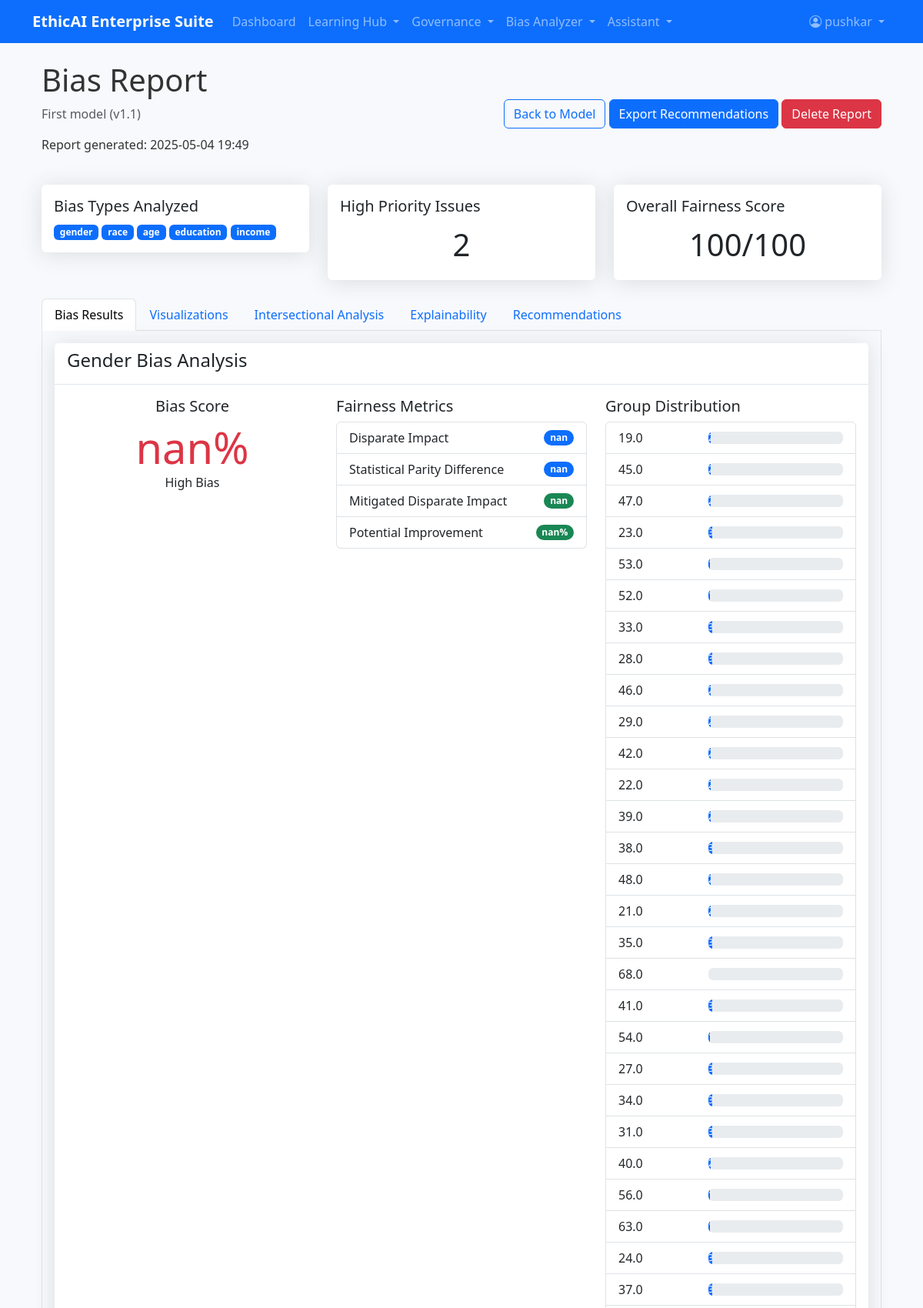
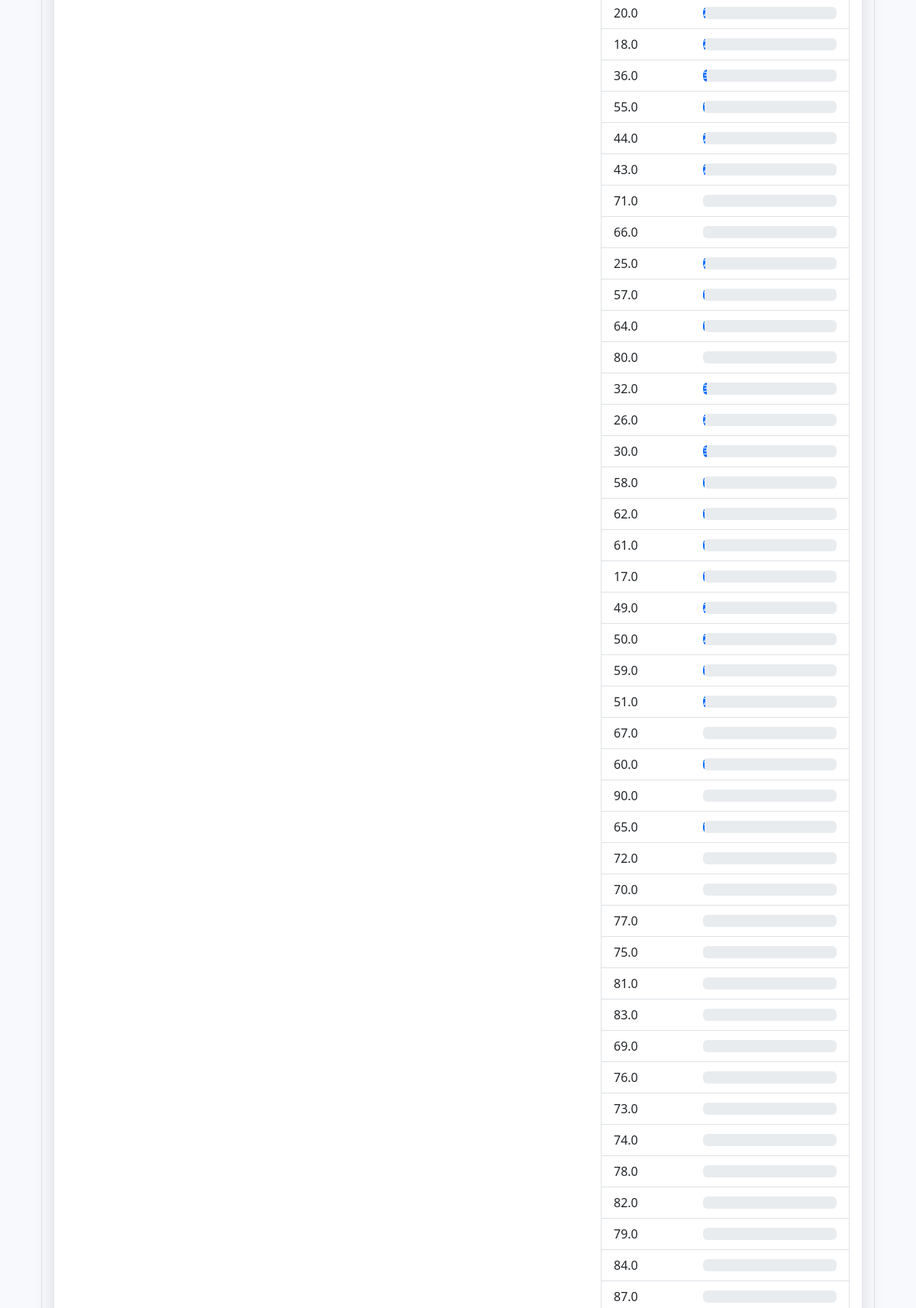
The app's page /bias_analyzer/report/12 (signed in, upper part) with its own data (2 pictures, top to bottom).
### app/models.py (models this page shows, shortened)
class User(UserMixin, db.Model):
    id = db.Column(db.Integer, primary_key=True)
    username = db.Column(db.String(64), index=True, unique=True)
    email = db.Column(db.String(120), index=True, unique=True)
    password_hash = db.Column(db.String(128))
    role = db.Column(db.String(20), default=ROLES['USER'])
    is_active = db.Column(db.Boolean, default=True)
    created_at = db.Column(db.DateTime, default=datetime.utcnow)
    certificates = db.relationship('Certificate', backref='user', lazy='dynamic')
    ai_models = db.relationship('AIModel', backref='owner', lazy='dynamic')
    assessments = db.relationship('Assessment', backref='user', lazy='dynamic')
    assistant_interactions = db.relationship('AssistantInteraction', backref='user', lazy='dynamic')

class AIModel(db.Model):
    id = db.Column(db.Integer, primary_key=True)
    name = db.Column(db.String(128), index=True)
    version = db.Column(db.String(64))
    description = db.Column(db.Text)
    model_type = db.Column(db.String(64))  # classification, regression, nlp, etc.
    risk_level = db.Column(db.String(20))  # low, medium, high
    file_path = db.Column(db.String(256), nullable=True)
    api_endpoint = db.Column(db.String(256), nullable=True)
    created_at = db.Column(db.DateTime, default=datetime.utcnow)
    updated_at = db.Column(db.DateTime, default=datetime.utcnow, onupdate=datetime.utcnow)
    owner_id = db.Column(db.Integer, db.ForeignKey('user.id'))
    team_id = db.Column(db.Integer, db.ForeignKey('team.id'), nullable=True)
    audit_logs = db.relationship('AuditLog', backref='ai_model', lazy='dynamic')
    bias_reports = db.relationship('BiasReport', backref='ai_model', lazy='dynamic')
    compliance_statuses = db.relationship('ComplianceStatus', backref='ai_model', lazy='dynamic')

class BiasReport(db.Model):
    id = db.Column(db.Integer, primary_key=True)
    report_type = db.Column(db.String(64))  # gender, age, race, etc.
    results = db.Column(db.JSON, default=lambda: "{}")
    visualizations = db.Column(db.JSON, default=lambda: "{}")  # Store chart data for visualizations
    explainability = db.Column(db.JSON, default=lambda: "{}")  # Store SHAP/LIME output images as base64
    created_at = db.Column(db.DateTime, default=datetime.utcnow)
    ai_model_id = db.Column(db.Integer, db.ForeignKey('ai_model.id'))
    recommendations = db.relationship('BiasRecommendation', backref='report', lazy='dynamic')

### app/modules/bias_analyzer/routes.py (the view, shortened to what this page needs)
@bp.route('/report/<int:report_id>')
@login_required
def view_report(report_id):
    try:
        report = BiasReport.query.get_or_404(report_id)
        model = AIModel.query.get_or_404(report.ai_model_id)
    except Exception as e:
        print(f"Database error: {e}")
        flash("An error occurred while processing your request. Please try again later.", "error")
        return redirect(url_for('main.index'))
    try:
        recommendations = BiasRecommendation.query.filter_by(report_id=report_id).all()
    except Exception as e:
        print(f"Database error: {e}")
        flash("An error occurred while processing your request. Please try again later.", "error")
        return redirect(url_for('main.index'))
    return render_template(
        'bias_analyzer/view_report.html',
        title='Bias Report',
        report=report,
        model=model,
        recommendations=recommendations,
        datetime=datetime,
        now=datetime.now()
    )

### app/models.py (called while the page is built)
@login_manager.user_loader
def load_user(id):
    return User.query.get(int(id))

### app/templates/bias_analyzer/view_report.html (shortened to what this page needs)
{% extends "base.html" %}
{% block content %}
<div class="container mt-4">
    <div class="d-flex justify-content-between align-items-center mb-4">
        <div>
            <h1>{{ title }}</h1>
            <p class="text-muted">{{ model.name }} (v{{ model.version }})</p>
            <p>Report generated: {{ report.created_at.strftime('%Y-%m-%d %H:%M') }}</p>
        </div>
        <div>
            <a href="{{ url_for('bias_analyzer.view_model', model_id=model.id) }}" class="btn btn-outline-primary">
                 Back to Model
            </a>
            <button class="btn btn-primary" onclick="exportRecommendations({{ report.id }})">
                 Export Recommendations
            </button>
            <form method="post" action="{{ url_for('bias_analyzer.delete_report', report_id=report.id) }}" class="d-inline">
                <button type="submit" class="btn btn-danger" onclick="return confirm('Are you sure you want to delete this report?')">
                     Delete Report
                </button>
            </form>
        </div>
    </div>
    <div class="row mb-4">
        <div class="col-md-4">
            <div class="card">
                <div class="card-body">
                    <h5 class="card-title">Bias Types Analyzed</h5>
                    <p class="card-text">
                        {% for bias_type in report.report_type.split(',') %}
                            <span class="badge bg-primary">{{ bias_type }}</span>
                        {% endfor %}
                    </p>
                </div>
            </div>
        </div>
        <div class="col-md-4">
            <div class="card">
                <div class="card-body">
                    <h5 class="card-title">High Priority Issues</h5>
                    <p class="card-text fs-1 text-center">
                        {{ recommendations|selectattr('priority', 'eq', 'high')|list|length }}
                    </p>
                </div>
            </div>
        </div>
        <div class="col-md-4">
            <div class="card">
                <div class="card-body">
                    <h5 class="card-title">Overall Fairness Score</h5>
                    <p class="card-text fs-1 text-center">
                        {% set total_bias = 0 %}
                        {% for bias_type, result in report.results.items() %}
                            {% set total_bias = total_bias + result.bias_score|float %}
                        {% endfor %}
                        {% set avg_bias = total_bias / report.results|length %}
                        {% set fairness_score = 100 - avg_bias %}
                        {{ fairness_score|round|int }}/100
                    </p>
                </div>
            </div>
        </div>
    </div>
    <ul class="nav nav-tabs" id="reportTabs" role="tablist">
        <li class="nav-item">
            <a class="nav-link active" id="results-tab" data-bs-toggle="tab" href="#results" role="tab">
                Bias Results
            </a>
        </li>
        <li class="nav-item">
            <a class="nav-link" id="visualizations-tab" data-bs-toggle="tab" href="#visualizations" role="tab">
                Visualizations
            </a>
        </li>
        <li class="nav-item">
            <a class="nav-link" id="intersectional-tab" data-bs-toggle="tab" href="#intersectional" role="tab">
                Intersectional Analysis
            </a>
        </li>
        <li class="nav-item">
            <a class="nav-link" id="explainability-tab" data-bs-toggle="tab" href="#explainability" role="tab">
                Explainability
            </a>
        </li>
        <li class="nav-item">
            <a class="nav-link" id="recommendations-tab" data-bs-toggle="tab" href="#recommendations" role="tab">
                Recommendations
            </a>
        </li>
    </ul>
    <div class="tab-content p-3 border border-top-0 rounded-bottom">
        <div class="tab-pane fade show active" id="results" role="tabpanel">
            {% for bias_type, result in report.results.items() %}
            <div class="card mb-4">
                <div class="card-header">
                    <h4>{{ bias_type|capitalize }} Bias Analysis</h4>
                </div>
                <div class="card-body">
                    <div class="row">
                        <div class="col-md-4">
                            <div class="text-center">
                                <h5>Bias Score</h5>
                                {% if result.bias_score < 10 %}
                                    <div class="display-4 text-success">{{ result.bias_score|round(1) }}%</div>
                                    <p>Low Bias</p>
                                {% elif result.bias_score < 20 %}
                                    <div class="display-4 text-warning">{{ result.bias_score|round(1) }}%</div>
                                    <p>Medium Bias</p>
                                {% else %}
                                    <div class="display-4 text-danger">{{ result.bias_score|round(1) }}%</div>
                                    <p>High Bias</p>
                                {% endif %}
                            </div>
                        </div>
                        <div class="col-md-4">
                            <h5>Fairness Metrics</h5>
                            <ul class="list-group">
                                {% if result.disparate_impact is defined %}
                                <li class="list-group-item d-flex justify-content-between align-items-center">
                                    Disparate Impact
                                    <span class="badge bg-primary rounded-pill">{{ result.disparate_impact|round(3) }}</span>
                                </li>
                                {% endif %}
                                {% if result.statistical_parity_difference is defined %}
                                <li class="list-group-item d-flex justify-content-between align-items-center">
                                    Statistical Parity Difference
                                    <span class="badge bg-primary rounded-pill">{{ result.statistical_parity_difference|round(3) }}</span>
                                </li>
                                {% endif %}
                                {% if result.mitigated_disparate_impact is defined %}
                                <li class="list-group-item d-flex justify-content-between align-items-center">
                                    Mitigated Disparate Impact
                                    <span class="badge bg-success rounded-pill">{{ result.mitigated_disparate_impact|round(3) }}</span>
                                </li>
                                {% endif %}
                                {% if result.improvement is defined %}
                                <li class="list-group-item d-flex justify-content-between align-items-center">
                                    Potential Improvement
                                    <span class="badge bg-success rounded-pill">{{ (result.improvement * 100)|round(1) }}%</span>
                                </li>
                                {% endif %}
                            </ul>
                        </div>
                        <div class="col-md-4">
                            <h5>Group Distribution</h5>
                            <ul class="list-group">
                                {% for group, distribution in result.distributions.items() %}
                                <li class="list-group-item d-flex justify-content-between align-items-center">
                                    {{ group }}
                                    <div class="progress" style="width: 60%;">
                                        <div class="progress-bar" role="progressbar" style="width: {{ (distribution * 100)|round|int }}%;">
                                        </div>
                                    </div>
                                </li>
                                {% endfor %}
                            </ul>
                        </div>
                    </div>
                </div>
            </div>
            {% endfor %}
        </div>
    </div>
</div>
{% endblock %}

### app/templates/base.html (shortened to what this page needs)
<!DOCTYPE html>
<html lang="en">
<head>
    <link rel="stylesheet" href="https://cdn.jsdelivr.net/npm/bootstrap@5.3.0/dist/css/bootstrap.min.css">
    <link rel="stylesheet" href="{{ url_for('static', filename='css/styles.css') }}">
    <link rel="stylesheet" href="{{ url_for('static', filename='css/loading.css') }}">
    <link rel="stylesheet" href="{{ url_for('static', filename='css/gene-loader.css') }}">
    <link rel="stylesheet" href="https://cdn.jsdelivr.net/npm/bootstrap-icons@1.10.0/font/bootstrap-icons.css">
</head>
<body>
    <header>
        <nav class="navbar navbar-expand-lg navbar-dark bg-primary">
            <div class="container">
                <a class="navbar-brand" href="{{ url_for('main.index') }}">
                    <strong>EthicAI</strong> <span class="text-light">Enterprise Suite</span>
                </a>
                <div class="collapse navbar-collapse" id="navbarNav">
                    <ul class="navbar-nav me-auto">
                        {% if current_user.is_authenticated %}
                        <li class="nav-item">
                            <a class="nav-link" href="{{ url_for('main.dashboard') }}">Dashboard</a>
                        </li>
                        <li class="nav-item dropdown">
                            <a class="nav-link dropdown-toggle" href="#" id="learningDropdown" role="button" data-bs-toggle="dropdown">
                                Learning Hub
                            </a>
                        </li>
                        <li class="nav-item dropdown">
                            <a class="nav-link dropdown-toggle" href="#" id="governanceDropdown" role="button" data-bs-toggle="dropdown">
                                Governance
                            </a>
                        </li>
                        <li class="nav-item dropdown">
                            <a class="nav-link dropdown-toggle" href="#" id="biasDropdown" role="button" data-bs-toggle="dropdown">
                                Bias Analyzer
                            </a>
                        </li>
                        <li class="nav-item dropdown">
                            <a class="nav-link dropdown-toggle" href="#" id="assistantDropdown" role="button" data-bs-toggle="dropdown">
                                Assistant
                            </a>
                        </li>
                        {% endif %}
                    </ul>
                    <ul class="navbar-nav ms-auto">
                        {% if current_user.is_authenticated %}
                        <li class="nav-item dropdown">
                            <a class="nav-link dropdown-toggle" href="#" id="userDropdown" role="button" data-bs-toggle="dropdown">
                                <i class="bi bi-person-circle"></i> {{ current_user.username }}
                            </a>
                        </li>
                        {% endif %}
                    </ul>
                </div>
            </div>
        </nav>
    </header>
    <main class="container mt-4">
        {% block content %}{% endblock %}
    </main>
</body>
</html>

### app/static/css/styles.css (style rules this page uses)
:root { --primary-color: #4e73df; --secondary-color: #2c9faf; --success-color: #1cc88a; --danger-color: #e74a3b; --warning-color: #f6c23e; --info-color: #36b9cc; --dark-color: #5a5c69; --light-color: #f8f9fc; }
body { font-family: 'Nunito', 'Segoe UI', Roboto, Arial, sans-serif; background-color: #f8f9fc; color: #333; }
a { color: var(--primary-color); text-decoration: none; }
.card { border: none; box-shadow: 0 0.15rem 1.75rem 0 rgba(58, 59, 69, 0.15); transition: transform 0.3s, box-shadow 0.3s; }
.card-header { background-color: white; border-bottom: 1px solid #e3e6f0; }
.navbar-brand { font-weight: 800; }
.navbar-dark .navbar-brand { color: white; }

### app/static/css/loading.css (style rules this page uses)
.btn { transition: all 0.2s ease-in-out; }

### records on screen
User: username "pushkar"
AIModel: name "First model", version "1.1"
BiasReport: created_at "2025-05-04 19:49"

### other values on screen
{{ title }} "Bias Report"
{{ bias_type }} "gender" "race" "age" "education" "income"
{{ recommendations|selectattr('priority', 'eq', 'high')|list|length }} "2"
{{ fairness_score|round|int }} "100"
{{ bias_type|capitalize }} "Gender"
{{ result.bias_score|round(1) }} "nan"
{{ result.disparate_impact|round(3) }} "nan"
{{ result.statistical_parity_difference|round(3) }} "nan"
{{ result.mitigated_disparate_impact|round(3) }} "nan"
{{ (result.improvement * 100)|round(1) }} "nan"
{{ group }} "19.0" "45.0" "47.0" "23.0" "53.0" "52.0" "33.0" "28.0" "46.0" "29.0" "42.0" "22.0" "39.0" "38.0" "48.0" "21.0" "35.0" "68.0" "41.0" "54.0" "27.0" "34.0" "31.0" "40.0" "56.0" "63.0" "24.0" "37.0" "20.0" "18.0" "36.0" "55.0" "44.0" "43.0" "71.0" "66.0" "25.0" "57.0" "64.0" "80.0" "32.0" "26.0" "30.0" "58.0" "62.0" "61.0" "17.0" "49.0" "50.0" "59.0" "51.0" "67.0" "60.0" "90.0" "65.0" "72.0" "70.0" "77.0" "75.0" "81.0" "83.0" "69.0" "76.0" "73.0" "74.0" "78.0" "82.0" "79.0" "84.0" "87.0"
